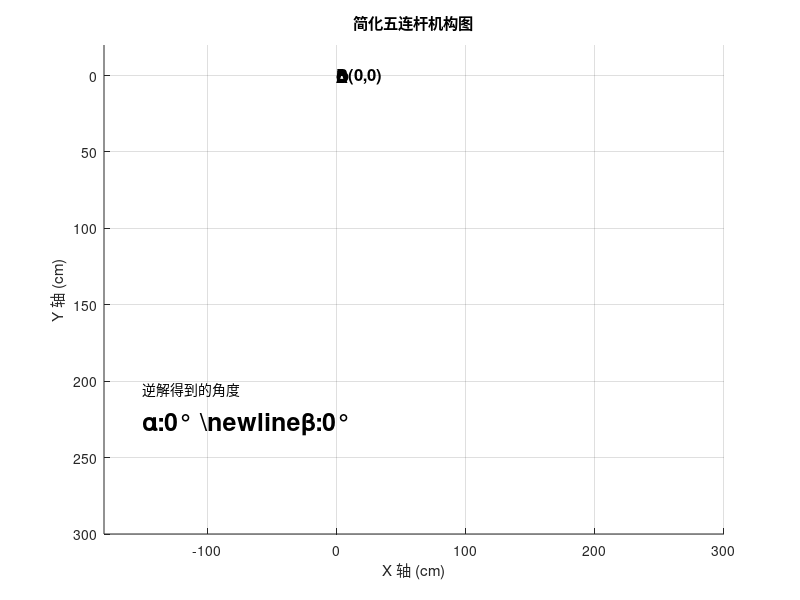

Write MATLAB code to recreate this figure. (Note: this script raises an error after producing the figure.)
function IKAnimate()
    L1 = 150;
    L2 = 250;
    L3 = 250;
    L4 = 150;
    L5 = 108;

    %轨迹生成2
    t = linspace(-10, 118, 128);
    offset = 240;
    amp = 40;
    period = 128;
    X_traj = t;
    Y_traj = offset + amp * sin((2*pi/period)*t);
    
    figure; hold on;  grid on;
    % axis equal;
    title('简化五连杆机构图');
    xlabel('X 轴 (cm)');
    ylabel('Y 轴 (cm)');
    xlim([-180 300]);   % X 轴范围从 -1 到 1
    ylim([-20 300]);   % Y 轴范围从 -1 到 1 
    set(gca, 'YDir', 'reverse')

    BTraj = [];
    hL1 = plot([0, 0], [0, 0], 'k', 'LineWidth', 2);
    hL2 = plot([0, 0], [0, 0], 'k', 'LineWidth', 2);
    hL3 = plot([0, 0], [0, 0], 'k', 'LineWidth', 2);
    hL4 = plot([0, 0], [0, 0], 'k', 'LineWidth', 2);
    hL5 = plot([0, 0], [0, 0], 'k', 'LineWidth', 2);

    
    hAText = text(0, 0, 'A', 'FontSize', 12, 'Color', 'k', 'FontWeight', 'bold');
    hBText = text(0, 0, 'B(0,0)', 'FontSize', 12, 'Color', 'k', 'FontWeight', 'bold');
    hCText = text(0, 0, 'C', 'FontSize', 12, 'Color', 'k', 'FontWeight', 'bold');
    hDText = text(0, 0, 'D', 'FontSize', 12, 'Color', 'k', 'FontWeight', 'bold');
    hOText = text(0, 0, 'O', 'FontSize', 12, 'Color', 'k', 'FontWeight', 'bold');
    hAlphaBetaText = text(-150,220,'\alpha:0° \newline\beta:0°','FontSize', 18, 'HorizontalAlignment', 'left', 'VerticalAlignment', 'top','FontWeight', 'bold');
    hIKText = text(-150,200,'逆解得到的角度','FontSize', 10, 'HorizontalAlignment', 'left', 'VerticalAlignment', 'top');
    hTrace = plot(NaN, NaN, 'r.', 'MarkerSize', 5);  % 轨迹点

    while true
        for i = 1:length(X_traj)
            X = X_traj(i);
            Y = Y_traj(i);
            % 调用逆解函数
            IKResult = inverseKinematics(X, Y);
            anglePairs = {
                IKResult.alpha1, IKResult.beta1;
                IKResult.alpha1, IKResult.beta2;
                IKResult.alpha2, IKResult.beta1;
                IKResult.alpha2, IKResult.beta2
            };
            selected.alpha = IKResult.alpha;
            selected.beta = IKResult.beta;

            % 计算关键点坐标
            O = [0, 0];                             % 起点 O
            A = [L1 * cos(selected.alpha), L1 * sin(selected.alpha)];   % 第一连杆末端点 P1
            B = [X, Y];                            % 末端点（输入）
            % 另一组连杆的起点
            D = [L5, 0];
            C = [D(1) + L4 * cos(selected.beta), D(2) + L4 * sin(selected.beta)];

            % 保存轨迹
            BTraj = [BTraj; B];

            % 更新连杆
            set(hL3, 'XData', [C(1), B(1)], 'YData', [C(2), B(2)]);
            set(hL4, 'XData', [D(1), C(1)], 'YData', [D(2), C(2)]);
            set(hL5, 'XData', [O(1), D(1)], 'YData', [O(2), D(2)]);
            set(hL1, 'XData', [O(1), A(1)], 'YData', [O(2), A(2)]);
            set(hL2, 'XData', [A(1), B(1)], 'YData', [A(2), B(2)]);

            set(hAText,'Position', [A(1)-20,A(2)]);
            set(hBText,'Position', [B(1),B(2)+10],'String',sprintf('B(%d,%d)',round(B(1)),round(B(2))));
            set(hCText,'Position', [C(1)+20,C(2)+5]);
            set(hDText,'Position', [D(1),D(2)-10]);
            set(hOText,'Position', [O(1),O(2)-10]);

            set(hAlphaBetaText,'String',sprintf('α:%.2f° \nβ:%.2f° ', rad2deg(selected.alpha), rad2deg(selected.beta)))
    
            % 更新轨迹
            set(hTrace, 'XData', BTraj(:,1), 'YData', BTraj(:,2));
            drawnow;
            pause(0.03);
        end
    end
end
